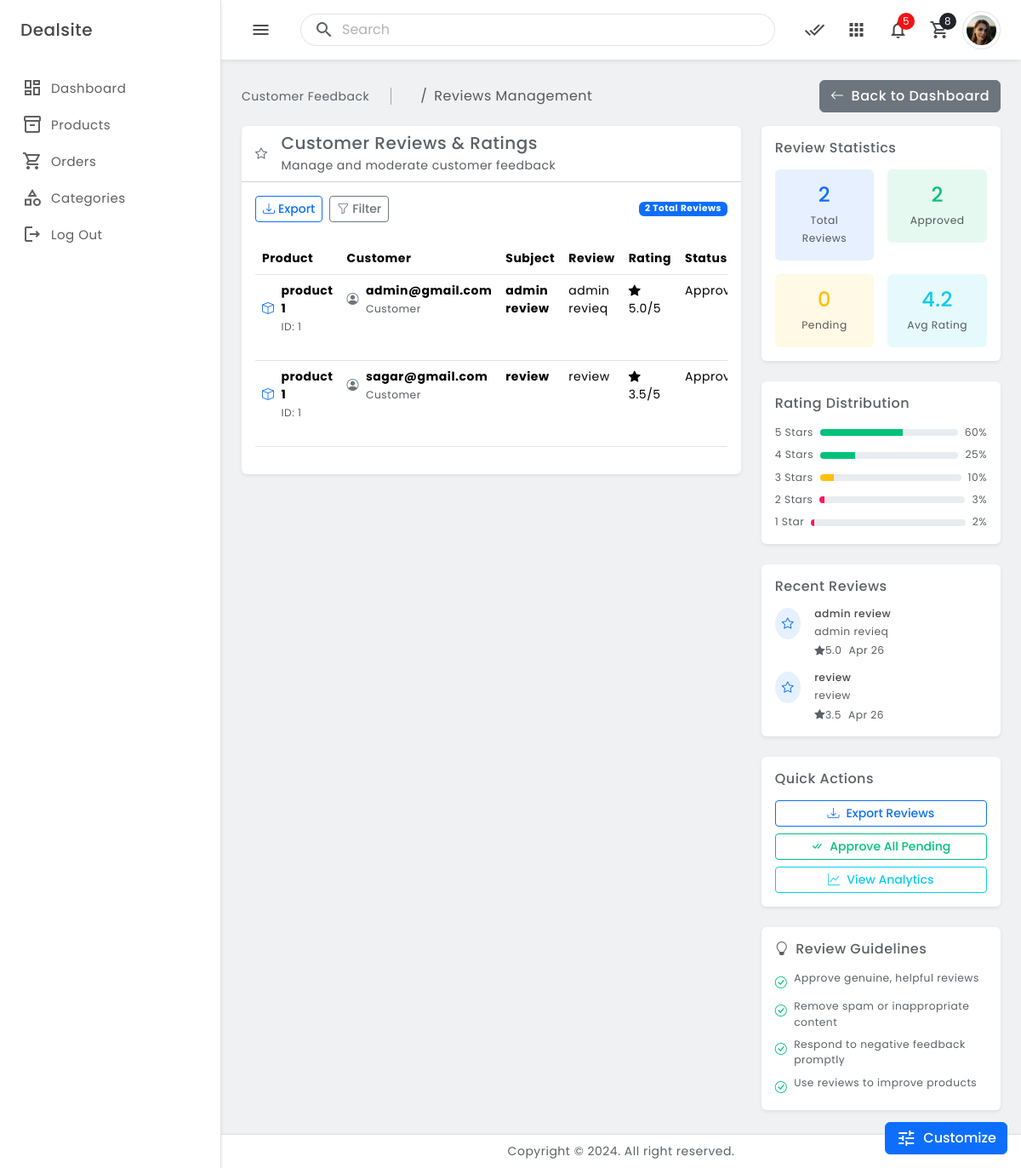
The app's page /admin-panel/review_rating/, older data.
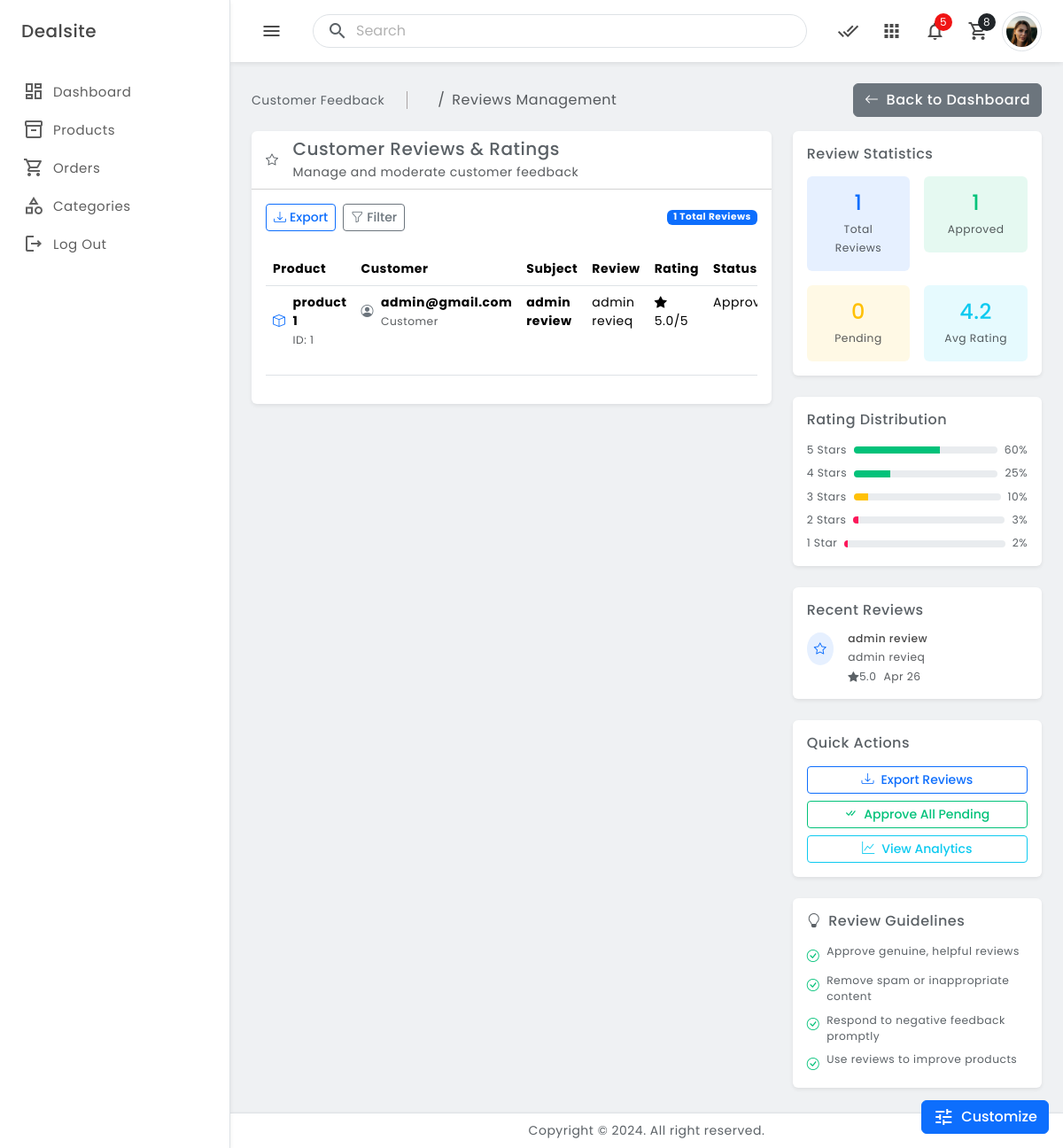
The same page, newer data.
### store/models.py (models this page shows, shortened)
class ReviewRating(models.Model):
    product     = models.ForeignKey(Product, on_delete=models.CASCADE)
    user        = models.ForeignKey(Account, on_delete=models.CASCADE)
    subject     = models.CharField(max_length=250, blank=True)
    review      = models.TextField(max_length=250, blank=True)
    rating      = models.FloatField()
    ip          = models.CharField(max_length=200, blank=True)
    status      = models.BooleanField(default=True)
    created_at  = models.DateTimeField(auto_now_add=True)
    created_at  = models.DateTimeField(auto_now=True)

class Product(models.Model):
    product_name = models.CharField(max_length=200, unique=True)
    slug         = models.SlugField(max_length=200, unique=True)
    description  = models.TextField(max_length=500, blank=True)
    price        = models.IntegerField()
    images       = models.ImageField(upload_to='photos/products')
    stock        = models.IntegerField()
    is_available = models.BooleanField(default=True)
    category     = models.ForeignKey(Category, on_delete=models.CASCADE)
    created_date = models.DateTimeField(auto_now_add=True)
    modified_date= models.DateTimeField(auto_now=True)

### accounts/models.py (models this page shows, shortened)
class Account(AbstractBaseUser):
    first_name = models.CharField(max_length=50)
    last_name = models.CharField(max_length=50)
    username = models.CharField(max_length=50, unique=True)
    email = models.CharField(max_length=100, unique=True)
    phone_number = models.CharField(max_length=50)
    date_joined = models.DateTimeField(auto_now_add=True)
    last_login = models.DateTimeField(auto_now_add=True)
    is_admin = models.BooleanField(default=False)
    is_staff = models.BooleanField(default=False)
    is_active = models.BooleanField(default=False)
    is_superadmin = models.BooleanField(default=False)
    USERNAME_FIELD = 'email'
    REQUIRED_FIELDS = ['username','first_name', 'last_name']
    objects = MyAccountManager()

### vendor/views.py (the view)
# urls.py: path('review_rating/', views.ReviewRatingList, name='review_rating'),
def ReviewRatingList(request):
    reviews = ReviewRating.objects.select_related('product', 'user').all().order_by('-created_at')
    context = {
        'reviews' : reviews
    }
    return render(request, 'vendor/reviews.html', context)

### carts/context_processors.py (called while the page is built, shortened)
def counter(request):
    cart_count = 0
    if 'admin' in request.path:
        return {}
    return dict(cart_count = cart_count)

### category/context_processors.py (called while the page is built)
def menu_links(request):
    links = Category.objects.all()
    return dict(links=links)

### templates/vendor/reviews.html (shortened to what the changed rows need)
{% extends 'vendor/admin_base.html' %}
{% block view %}
  <main class="main-wrapper">
    <div class="main-content">
      <div class="row">
        <div class="col-12 col-lg-8">
          <div class="card">
            <div class="card-body">
              <div class="d-flex justify-content-between align-items-center mb-4">
                <div class="d-flex gap-2">
                  <span class="badge bg-primary">{{ reviews.count }} Total Reviews</span>
                </div>
              </div>
              <div class="table-responsive">
                <table class="table table-hover">
                  <thead>
                    <tr>
                      <th>Product</th>
                      <th>Customer</th>
                      <th>Subject</th>
                      <th>Review</th>
                      <th>Rating</th>
                      <th>Status</th>
                    </tr>
                  </thead>
                  <tbody>
                    {% for review in reviews %}
                    <tr>
                      <td>
                        <div class="d-flex align-items-center">
                          <div class="me-2">
                            <i class="bi bi-box text-primary"></i>
                          </div>
                          <div>
                            <strong class="d-block">{{ review.product.product_name }}</strong>
                            <small class="text-muted">ID: {{ review.product.id }}</small>
                          </div>
                        </div>
                      </td>
                      <td>
                        <div class="d-flex align-items-center">
                          <div class="me-2">
                            <i class="bi bi-person-circle text-secondary"></i>
                          </div>
                          <div>
                            <strong class="d-block">{{ review.user.email }}</strong>
                            <small class="text-muted">Customer</small>
                          </div>
                        </div>
                      </td>
                      <td>
                        <strong>{{ review.subject }}</strong>
                      </td>
                      <td>
                        <div class="review-text" title="{{ review.review }}">
                          {{ review.review }}
                        </div>
                      </td>
                      <td>
                        <span class="rating-badge rating-{{ review.rating }}">
                          <i class="bi bi-star-fill"></i>
                          {{ review.rating }}/5
                        </span>
                      </td>
                      <td>
                        {% if review.status %}
                          <span class="status-badge status-approved">Approved</span>
                        {% else %}
                          <span class="status-badge status-pending">Pending</span>
                        {% endif %}
                      </td>
                    </tr>
                    {% endfor %}
                  </tbody>
                </table>
              </div>
            </div>
          </div>
        </div>
        <div class="col-12 col-lg-4">
          <div class="card">
            <div class="card-body">
              <div class="row g-3">
                <div class="col-6">
                  <div class="text-center p-3 bg-primary bg-opacity-10 rounded">
                    <h4 class="mb-1 text-primary">{{ reviews.count }}</h4>
                    <small class="text-muted">Total Reviews</small>
                  </div>
                </div>
                <div class="col-6">
                  <div class="text-center p-3 bg-success bg-opacity-10 rounded">
                    <h4 class="mb-1 text-success">{{ reviews|length }}</h4>
                    <small class="text-muted">Approved</small>
                  </div>
                </div>
              </div>
            </div>
          </div>
          <div class="card">
            <div class="card-body">
              <div class="d-flex flex-column gap-3">
                {% for review in reviews|slice:":3" %}
                <div class="d-flex align-items-start gap-3">
                  <div class="flex-shrink-0">
                    <div class="bg-primary bg-opacity-10 rounded-circle p-2">
                      <i class="bi bi-star text-primary"></i>
                    </div>
                  </div>
                  <div class="flex-grow-1">
                    <h6 class="mb-1 small">{{ review.subject }}</h6>
                    <p class="mb-1 text-muted small">{{ review.review|truncatechars:50 }}</p>
                    <div class="d-flex align-items-center gap-2">
                      <span class="rating-badge rating-{{ review.rating }} small">
                        <i class="bi bi-star-fill"></i>{{ review.rating }}
                      </span>
                      <small class="text-muted">{{ review.created_at|date:"M d" }}</small>
                    </div>
                  </div>
                </div>
                {% empty %}
                <div class="text-center text-muted py-3">
                  <i class="bi bi-star fs-4 d-block mb-2"></i>
                  <small>No recent reviews</small>
                </div>
                {% endfor %}
              </div>
            </div>
          </div>
        </div>
      </div>
    </div>
  </main>
{% endblock view %}

Row changes from the older to the newer data that the page shows:
removed ReviewRating: product.product_name "product 1", product.id "1", user.email "sagar@gmail.com", subject "review", review "review", rating "3.5", status "Approved", created_at "Apr 26"
Text that changed along with them:
{{ reviews.count }}: "2" → "1"
{{ reviews|length }}: "2" → "1"
